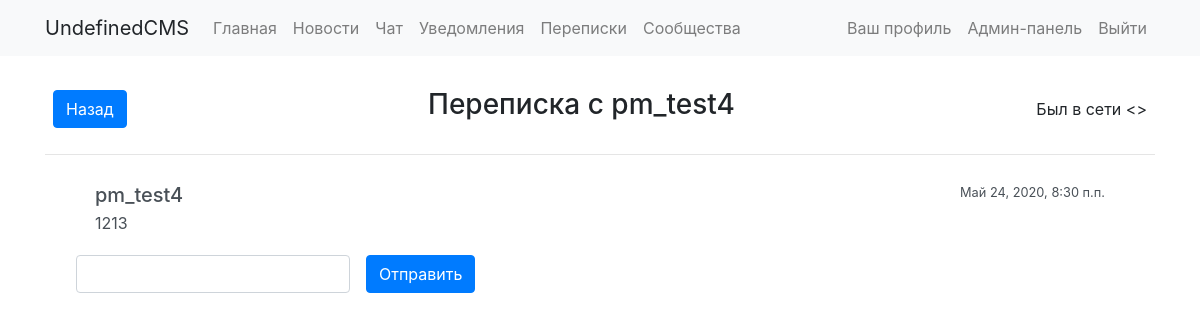
Before: /conversations/user/21 (signed in) with the older database file.
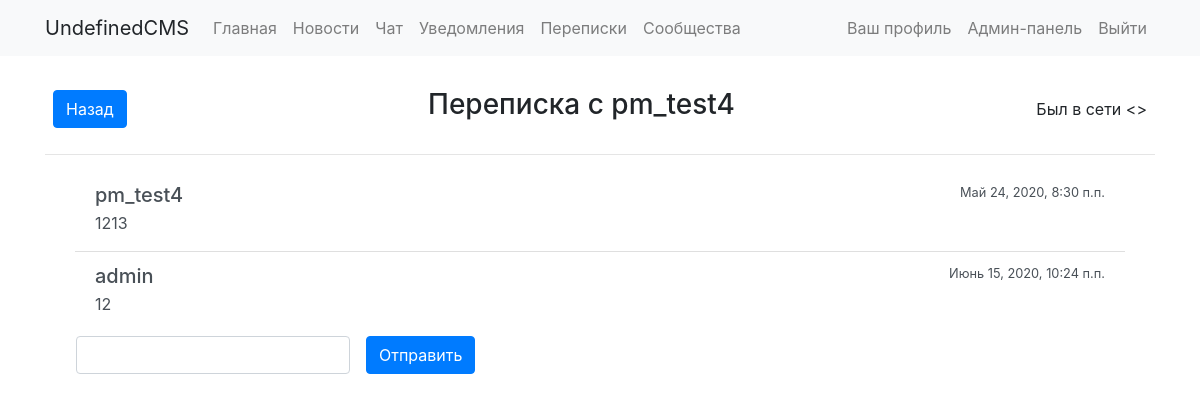
After: the same page with the newer database file.
### personal_messages/models.py (models this page shows, shortened)
class ConversationMessage(models.Model):
    user = models.ForeignKey(User, on_delete=models.CASCADE)
    text = models.TextField()
    date_time = models.DateTimeField()

### personal_messages/views.py (the view)
# urls.py: path('user/<int:user_id>', views.DialogPage.as_view(), name='conversation')
class DialogPage(View):
    def get(self, request, user_id):
        context = dict()
        if request.user.is_authenticated:
            try:
                user_messaging_with = User.objects.get(pk=user_id)
                context['user_messaging_with'] = user_messaging_with
            except ObjectDoesNotExist:
                return HttpResponseRedirect('/conversations')
            current_conversation = None
            for conversation in request.user.conversationlist.conversations.all():
                if conversation.user1.id == user_messaging_with.id or conversation.user2.id == user_messaging_with.id:
                    current_conversation = conversation
            if current_conversation == None:
                context['messages'] = []
                context['conversation_id'] = 0
            else:
                if current_conversation.user1.id == request.user.id:
                    current_conversation.update_last_view_user1()
                else:
                    current_conversation.update_last_view_user2()
                context['messages'] = current_conversation.get_messages_sorted_by_date()
                context['conversation_id'] = current_conversation.pk
            return render(request, 'personal_messages/base.html', context)
        else:
            return HttpResponseRedirect('/auth/login')

### personal_messages/models.py (called while the page is built)
    def update_last_view_user2(self):
        self.last_view_user2 = datetime.datetime.now()
        self.save()

    def get_messages_sorted_by_date(self):
        if len(self.messages.all()) != 0:
            return self.messages.all().order_by('date_time')
        else:
            return []

### personal_messages/templates/personal_messages/base.html (shortened to what this page needs)
{% extends "base_general.html" %}
{% load static %}
{% block title_header %}
<div class="d-flex justify-content-between align-items-center">
  <div class="d-inline-block">
   <div class="p-2">
      <a href="/conversations">
        <button class="btn btn-primary">Назад</button>
      </a>
    </div>
  </div>
  <div class="p-2">
    <h3>Переписка с {{user_messaging_with}}</h3>
  </div>
  <div class="p-2">
    Был в сети <>
  </div>
</div>
{% endblock %}
{% block content %}
<div class="container">
  <div id="msg-list-div" class="overflow-auto" style="max-height: 60vh !important;">
<div id="msg-list" class="list-group list-group-flush">
{% for message in messages %}
  <div class="list-group-item list-group-item-action flex-column align-items-start">
    <div class="d-flex w-100 justify-content-between">
      <h5 class="mb-1">{{message.user.username}}</h5>
      <small>{{message.date_time}}</small>
    </div>
    <p class="mb-1">{{message.text}}</p>
  </div>
{% endfor %}
</div>
  </div>
</div>
<div class="form-inline affix-bottom mt-1 h-20">
  <div id="chat-bottom" class="form-group mx-3 mb-2">
    <input type="text" name="text" class="form-control" required="" id="id_text">
  </div>
  <button type="submit" class="btn btn-primary mb-2" id="send">Отправить</button>
</div>
{% endblock %}

Changed rows visible on the page:
added ConversationMessage: user.username "admin", date_time "Июнь 15, 2020, 10:24 п.п.", text "12"
